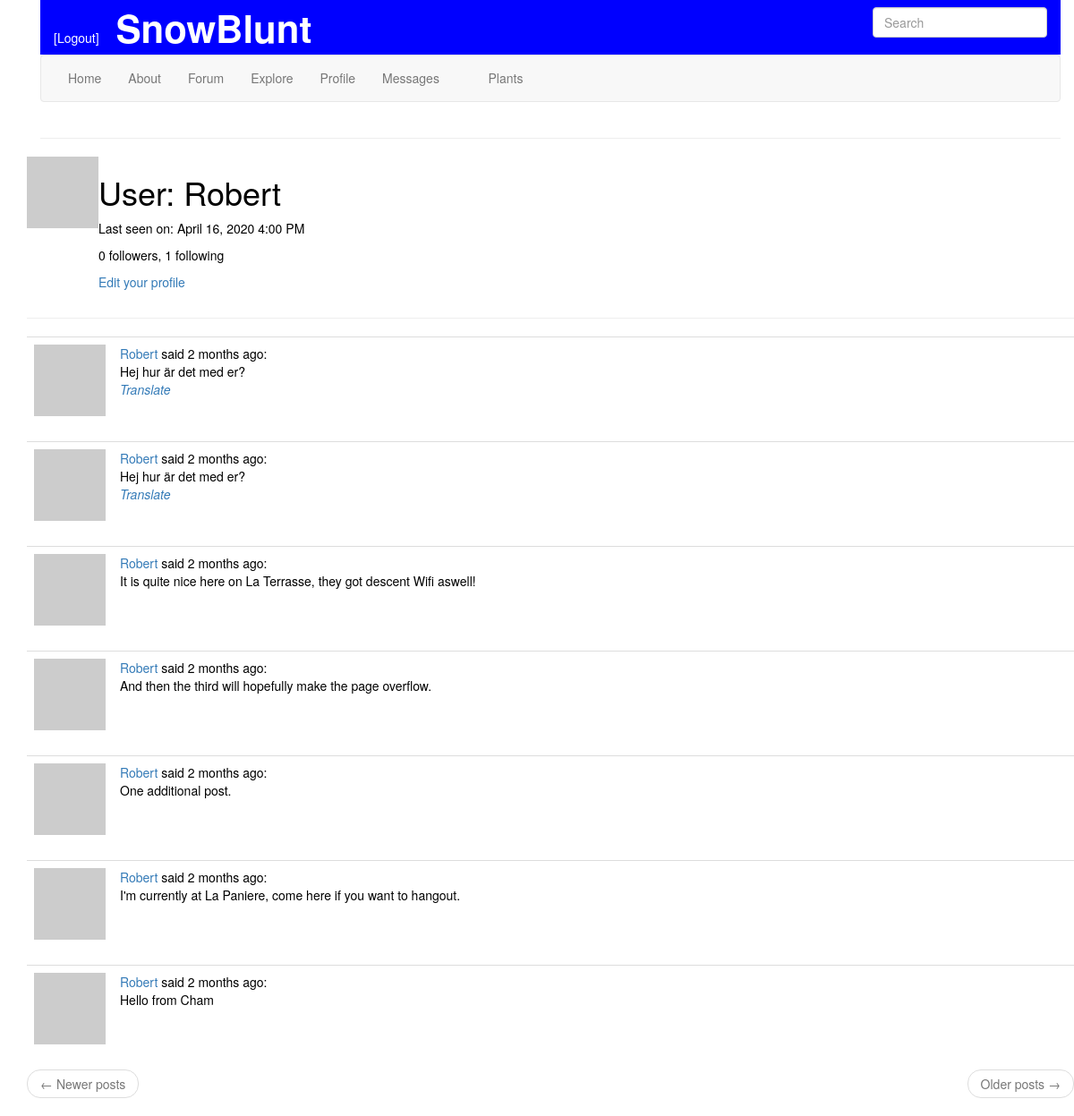
/user/Robert (signed in), run on the app's committed database.
### app/models.py (models this page shows, shortened)
class User(UserMixin, db.Model):
    id = db.Column(db.Integer, primary_key=True)
    username = db.Column(db.String(64), index=True, unique=True)
    email = db.Column(db.String(120), index=True, unique=True)
    password_hash = db.Column(db.String(128))
    posts = db.relationship('Post', backref='author', lazy='dynamic')
    about_me = db.Column(db.String(140))
    last_seen = db.Column(db.DateTime, default=datetime.utcnow)
    followed = db.relationship(
        'User', secondary=followers,
        primaryjoin=(followers.c.follower_id == id),
        secondaryjoin=(followers.c.followed_id == id),
        backref=db.backref('followers', lazy='dynamic'), lazy='dynamic')
    notifications = db.relationship('Notification', backref='user',
                                    lazy='dynamic')
    tasks = db.relationship('Task', backref='user', lazy='dynamic')
    messages_sent = db.relationship('Message',
                                    foreign_keys='Message.sender_id',
                                    backref='author', lazy='dynamic')
    messages_received = db.relationship('Message',
                                        foreign_keys='Message.recipient_id',
                                        backref='recipient', lazy='dynamic')
    last_message_read_time = db.Column(db.DateTime)
    def avatar(self, size):
        digest = md5(self.email.lower().encode('utf-8')).hexdigest()
        return 'https://www.gravatar.com/avatar/{}?d=identicon&s={}'.format(digest, size)
    def followed_posts(self):
        followed = Post.query.join(
            followers, (followers.c.followed_id == Post.user_id)).filter(
                followers.c.follower_id == self.id)
        own = Post.query.filter_by(user_id=self.id)
        return followed.union(own).order_by(Post.timestamp.desc())
    def new_message(self):
        last_read_time = self.last_message_read_time or datetime(1900, 1, 1)
        return Message.query.filter_by(recipient=self).filter(
            Message.timestamp > last_read_time).count()

class SearchableMixin(object):
    @classmethod
    def before_commit(cls, session):
        session._changes = {
            'add': list(session.new),
            'update': list(session.dirty),
            'delete': list(session.deleted)
        }
    @classmethod
    def after_commit(cls, session):
        for obj in session._changes['add']:
            if isinstance(obj, SearchableMixin):
                add_to_index(obj.__tablename__, obj)
        for obj in session._changes['update']:
            if isinstance(obj, SearchableMixin):
                add_to_index(obj.__tablename__, obj)
        for obj in session._changes['delete']:
            if isinstance(obj, SearchableMixin):
                remove_from_index(obj.__tablename__, obj)
        session._changes = None

class Post(SearchableMixin, db.Model):
    __searchable__ = ['body']
    id = db.Column(db.Integer, primary_key=True)
    body = db.Column(db.String(140))
    timestamp = db.Column(db.DateTime, index=True, default=datetime.utcnow)
    user_id = db.Column(db.Integer, db.ForeignKey('user.id'))
    language = db.Column(db.String(5))

### app/main/routes.py (the view)
@bp.route('/user/<username>')
@login_required
def user(username):
    user = User.query.filter_by(username=username).first_or_404()
    page = request.args.get('page', 1, type=int)
    posts = current_user.followed_posts().paginate(page,
                                               current_app.config['POSTS_PER_PAGE'],
                                               False)
    next_url = url_for('main.user', username=user.username, page=posts.next_num) \
        if posts.has_next else None
    prev_url = url_for('main.user', username=user.username, page=posts.prev_num) \
        if posts.has_prev else None
    return render_template('user.html', user=user, posts=posts.items,
                           next_url=next_url, prev_url=prev_url)

### app/main/forms.py
class SearchForm(FlaskForm):
    q = StringField(_l('Search'), validators=[DataRequired()])
    def __init__(self, *args, **kwargs):
        if 'formdata' not in kwargs:
            kwargs['formdata'] = request.args
        if 'csrf_enabled' not in kwargs:
            kwargs['csrf_enabled'] = False
        super(SearchForm, self).__init__(*args, **kwargs)

### app/main/routes.py (called while the page is built)
@bp.before_request
def before_request():
    if current_user.is_authenticated:
        current_user.last_seen = datetime.utcnow()
        db.session.commit()
        g.search_form = SearchForm()
    g.locale = str(get_locale())

### app/models.py (called while the page is built)
@login.user_loader
def load_user(id):
    return User.query.get(int(id))

### app/templates/user.html (shortened to what this page needs)
{% extends "template.html" %}
{% block app_content %}
    <table>
        <tr valign="top">
            <td><img src="{{ user.avatar(128) }}"></td>
            <td>
                <h1>User: {{ user.username }}</h1>
                {% if user.last_seen %}
                  <p>Last seen on: {{ moment(user.last_seen).format('LLL') }}</p>
                {% endif %}
                <p>{{ user.followers.count() }} followers, {{ user.followed.count() }} following </p>
                {% if user == current_user %}
                <p><a href="{{ url_for('main.edit_profile') }}">Edit your profile</a></p>
                {% elif not current_user.is_following(user) %}
                <p><a href="{{ url_for('main.follow', username=user.username) }}">Follow</a></p>
                {% else %}
                <p><a href="{{ url_for('main.unfollow', username=user.username) }}">Unfollow</a></p>
                {% endif %}
            </td>
    </table>
    <hr>
    {% for post in posts %}
        {% include '_post.html' %}
    {% endfor %}
    <nav aria-label="...">
      <ul class="pager">
        <li class="previous{% if not prev_url %} disabled{% endif %}">
          <a href="{{ prev_url or '#'}}">
            <span aria-hidden="true">&larr;</span> Newer posts
          </a>
        </li>
        <li class="next{% if not next_url %} disabled{% endif %}">
          <a href="{{ next_url or '#'}}">
            Older posts <span aria-hidden="true">&rarr;</span>
          </a>
        </li>
      </ul>
    </nav>
{% endblock %}

### app/templates/_post.html
<table class="table table-hover">
    <tr valign="top">
        <td width="70px">
          <a href="{{ url_for('main.user', username=post.author.username)}}">
          <img src="{{ post.author.avatar(36) }}">
        </td>
        <td>
            <span class="user_popup">
              <a href="{{ url_for('main.user', username=post.author.username)}}">
                {{ post.author.username }}
              </a>
            </span>
          said {{ moment(post.timestamp).fromNow() }}: <br>
          <span id="post{{ post.id }}">{{ post.body }}</span> <br>
          {% if post.language and post.langage != g.locale %}
          <span style='font-style: italic' id="translation{{ post.id }}">
            <a href="javascript:translate(
                      '#post{{ post.id }}',
                      '#translation{{ post.id }}',
                      '{{ post.language }}',
                      '{{ g.locale }}');">{{ _('Translate') }}</a>
          </span>
          {% endif %}
        </td>
    </tr>
</table>

### app/static/css/template.css (style rules this page uses)
body { color: black; padding-left: 30px }

### data on the page
User: username "Robert", last_seen "April 16, 2020 4:00 PM"
Post: author.username "Robert", timestamp "2 months ago", body "Hej hur är det med er?"
Post: author.username "Robert", timestamp "2 months ago", body "Hej hur är det med er?"
Post: author.username "Robert", timestamp "2 months ago", body "It is quite nice here on La Terrasse, they got descent Wifi aswell!"
Post: author.username "Robert", timestamp "2 months ago", body "And then the third will hopefully make the page overflow."
Post: author.username "Robert", timestamp "2 months ago", body "One additional post."
Post: author.username "Robert", timestamp "2 months ago", body "I'm currently at La Paniere, come here if you want to hangout."
Post: author.username "Robert", timestamp "2 months ago", body "Hello from Cham"

### other printed values
{{ user.followers.count() }} "0"
{{ user.followed.count() }} "1"
